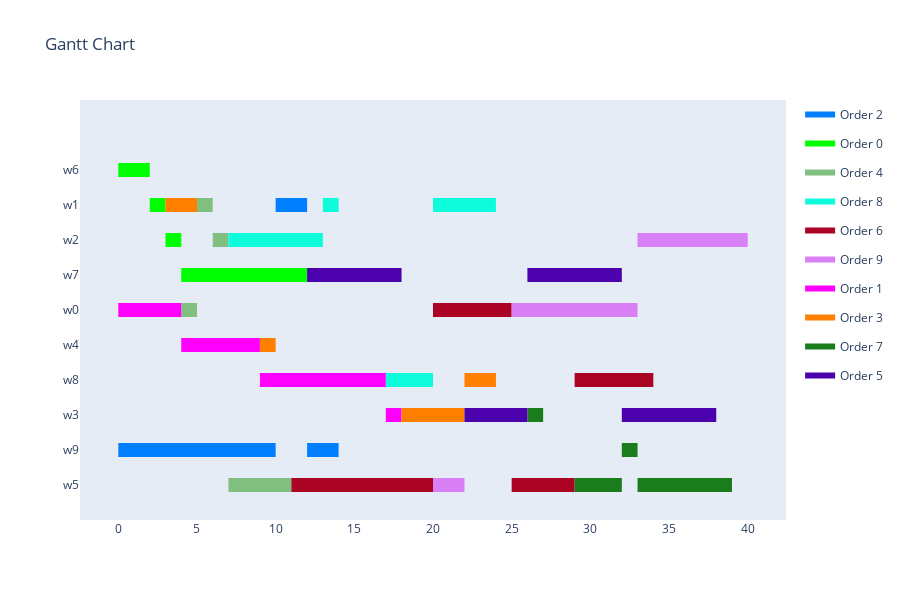

Write notebook code for a chart like this one.
### Markdown cell above
<h4>Visualize Schedule</h4>

### Code cell
visualize_schedule_demo(schedule, env, orders)

### Figure 1 — Plotly figure (JSON) as saved in the notebook; plotly's stock layout.template omitted (floating-point values rounded to 4 significant figures)
{"data": [{"fill": "toself", "fillcolor": "rgb(0, 128, 255)", "hoverinfo": "name", "legendgroup": "rgb(0, 128, 255)", "mode": "none", "name": "Order 2", "type": "scatter", "x": [10, 12, 12, 10, 10, 0, 4, 4, 0, 0, 4, 10, 10, 4, 4, 12, 14, 14, 12], "y": [7.8, 7.8, 8.2, 8.2, null, 0.8, 0.8, 1.2, 1.2, null, 0.8, 0.8, 1.2, 1.2, null, 0.8, 0.8, 1.2, 1.2]}, {"fill": "toself", "fillcolor": "rgb(0, 255, 0)", "hoverinfo": "name", "legendgroup": "rgb(0, 255, 0)", "mode": "none", "name": "Order 0", "type": "scatter", "x": [0, 2, 2, 0, 0, 2, 3, 3, 2, 2, 3, 4, 4, 3, 3, 4, 12, 12, 4], "y": [8.8, 8.8, 9.2, 9.2, null, 7.8, 7.8, 8.2, 8.2, null, 6.8, 6.8, 7.2, 7.2, null, 5.8, 5.8, 6.2, 6.2]}, {"fill": "toself", "fillcolor": "rgb(128, 191, 128)", "hoverinfo": "name", "legendgroup": "rgb(128, 191, 128)", "mode": "none", "name": "Order 4", "type": "scatter", "x": [5, 6, 6, 5, 5, 6, 7, 7, 6, 6, 4, 5, 5, 4, 4, 7, 11, 11, 7], "y": [7.8, 7.8, 8.2, 8.2, null, 6.8, 6.8, 7.2, 7.2, null, 4.8, 4.8, 5.2, 5.2, null, -0.2, -0.2, 0.2, 0.2]}, {"fill": "toself", "fillcolor": "rgb(14, 252, 219)", "hoverinfo": "name", "legendgroup": "rgb(14, 252, 219)", "mode": "none", "name": "Order 8", "type": "scatter", "x": [13, 14, 14, 13, 13, 20, 24, 24, 20, 20, 7, 13, 13, 7, 7, 17, 20, 20, 17], "y": [7.8, 7.8, 8.2, 8.2, null, 7.8, 7.8, 8.2, 8.2, null, 6.8, 6.8, 7.2, 7.2, null, 2.8, 2.8, 3.2, 3.2]}, {"fill": "toself", "fillcolor": "rgb(171, 3, 36)", "hoverinfo": "name", "legendgroup": "rgb(171, 3, 36)", "mode": "none", "name": "Order 6", "type": "scatter", "x": [20, 25, 25, 20, 20, 29, 34, 34, 29, 29, 11, 20, 20, 11, 11, 25, 29, 29, 25], "y": [4.8, 4.8, 5.2, 5.2, null, 2.8, 2.8, 3.2, 3.2, null, -0.2, -0.2, 0.2, 0.2, null, -0.2, -0.2, 0.2, 0.2]}, {"fill": "toself", "fillcolor": "rgb(217, 128, 247)", "hoverinfo": "name", "legendgroup": "rgb(217, 128, 247)", "mode": "none", "name": "Order 9", "type": "scatter", "x": [33, 35, 35, 33, 33, 35, 40, 40, 35, 35, 25, 33, 33, 25, 25, 20, 22, 22, 20], "y": [6.8, 6.8, 7.2, 7.2, null, 6.8, 6.8, 7.2, 7.2, null, 4.8, 4.8, 5.2, 5.2, null, -0.2, -0.2, 0.2, 0.2]}, {"fill": "toself", "fillcolor": "rgb(255, 0, 255)", "hoverinfo": "name", "legendgroup": "rgb(255, 0, 255)", "mode": "none", "name": "Order 1", "type": "scatter", "x": [0, 4, 4, 0, 0, 4, 9, 9, 4, 4, 9, 17, 17, 9, 9, 17, 18, 18, 17], "y": [4.8, 4.8, 5.2, 5.2, null, 3.8, 3.8, 4.2, 4.2, null, 2.8, 2.8, 3.2, 3.2, null, 1.8, 1.8, 2.2, 2.2]}, {"fill": "toself", "fillcolor": "rgb(255, 128, 0)", "hoverinfo": "name", "legendgroup": "rgb(255, 128, 0)", "mode": "none", "name": "Order 3", "type": "scatter", "x": [3, 5, 5, 3, 3, 9, 10, 10, 9, 9, 22, 24, 24, 22, 22, 18, 22, 22, 18], "y": [7.8, 7.8, 8.2, 8.2, null, 3.8, 3.8, 4.2, 4.2, null, 2.8, 2.8, 3.2, 3.2, null, 1.8, 1.8, 2.2, 2.2]}, {"fill": "toself", "fillcolor": "rgb(27, 124, 27)", "hoverinfo": "name", "legendgroup": "rgb(27, 124, 27)", "mode": "none", "name": "Order 7", "type": "scatter", "x": [26, 27, 27, 26, 26, 32, 33, 33, 32, 32, 29, 32, 32, 29, 29, 33, 39, 39, 33], "y": [1.8, 1.8, 2.2, 2.2, null, 0.8, 0.8, 1.2, 1.2, null, -0.2, -0.2, 0.2, 0.2, null, -0.2, -0.2, 0.2, 0.2]}, {"fill": "toself", "fillcolor": "rgb(75, 1, 171)", "hoverinfo": "name", "legendgroup": "rgb(75, 1, 171)", "mode": "none", "name": "Order 5", "type": "scatter", "x": [12, 18, 18, 12, 12, 26, 32, 32, 26, 26, 22, 26, 26, 22, 22, 32, 38, 38, 32], "y": [5.8, 5.8, 6.2, 6.2, null, 5.8, 5.8, 6.2, 6.2, null, 1.8, 1.8, 2.2, 2.2, null, 1.8, 1.8, 2.2, 2.2]}, {"legendgroup": "rgb(0, 128, 255)", "marker": {"color": "rgb(0, 128, 255)", "opacity": 0, "size": 1}, "mode": "markers", "name": "", "showlegend": false, "text": [null, null, null, null, null, null, null, null], "type": "scatter", "x": [10, 12, 0, 4, 4, 10, 12, 14], "y": [8, 8, 1, 1, 1, 1, 1, 1]}, {"legendgroup": "rgb(0, 255, 0)", "marker": {"color": "rgb(0, 255, 0)", "opacity": 0, "size": 1}, "mode": "markers", "name": "", "showlegend": false, "text": [null, null, null, null, null, null, null, null], "type": "scatter", "x": [0, 2, 2, 3, 3, 4, 4, 12], "y": [9, 9, 8, 8, 7, 7, 6, 6]}, {"legendgroup": "rgb(128, 191, 128)", "marker": {"color": "rgb(128, 191, 128)", "opacity": 0, "size": 1}, "mode": "markers", "name": "", "showlegend": false, "text": [null, null, null, null, null, null, null, null], "type": "scatter", "x": [5, 6, 6, 7, 4, 5, 7, 11], "y": [8, 8, 7, 7, 5, 5, 0, 0]}, {"legendgroup": "rgb(14, 252, 219)", "marker": {"color": "rgb(14, 252, 219)", "opacity": 0, "size": 1}, "mode": "markers", "name": "", "showlegend": false, "text": [null, null, null, null, null, null, null, null], "type": "scatter", "x": [13, 14, 20, 24, 7, 13, 17, 20], "y": [8, 8, 8, 8, 7, 7, 3, 3]}, {"legendgroup": "rgb(171, 3, 36)", "marker": {"color": "rgb(171, 3, 36)", "opacity": 0, "size": 1}, "mode": "markers", "name": "", "showlegend": false, "text": [null, null, null, null, null, null, null, null], "type": "scatter", "x": [20, 25, 29, 34, 11, 20, 25, 29], "y": [5, 5, 3, 3, 0, 0, 0, 0]}, {"legendgroup": "rgb(217, 128, 247)", "marker": {"color": "rgb(217, 128, 247)", "opacity": 0, "size": 1}, "mode": "markers", "name": "", "showlegend": false, "text": [null, null, null, null, null, null, null, null], "type": "scatter", "x": [33, 35, 35, 40, 25, 33, 20, 22], "y": [7, 7, 7, 7, 5, 5, 0, 0]}, {"legendgroup": "rgb(255, 0, 255)", "marker": {"color": "rgb(255, 0, 255)", "opacity": 0, "size": 1}, "mode": "markers", "name": "", "showlegend": false, "text": [null, null, null, null, null, null, null, null], "type": "scatter", "x": [0, 4, 4, 9, 9, 17, 17, 18], "y": [5, 5, 4, 4, 3, 3, 2, 2]}, {"legendgroup": "rgb(255, 128, 0)", "marker": {"color": "rgb(255, 128, 0)", "opacity": 0, "size": 1}, "mode": "markers", "name": "", "showlegend": false, "text": [null, null, null, null, null, null, null, null], "type": "scatter", "x": [3, 5, 9, 10, 22, 24, 18, 22], "y": [8, 8, 4, 4, 3, 3, 2, 2]}, {"legendgroup": "rgb(27, 124, 27)", "marker": {"color": "rgb(27, 124, 27)", "opacity": 0, "size": 1}, "mode": "markers", "name": "", "showlegend": false, "text": [null, null, null, null, null, null, null, null], "type": "scatter", "x": [26, 27, 32, 33, 29, 32, 33, 39], "y": [2, 2, 1, 1, 0, 0, 0, 0]}, {"legendgroup": "rgb(75, 1, 171)", "marker": {"color": "rgb(75, 1, 171)", "opacity": 0, "size": 1}, "mode": "markers", "name": "", "showlegend": false, "text": [null, null, null, null, null, null, null, null], "type": "scatter", "x": [12, 18, 26, 32, 22, 26, 32, 38], "y": [6, 6, 6, 6, 2, 2, 2, 2]}], "layout": {"height": 600, "hovermode": "closest", "showlegend": true, "title": {"text": "Gantt Chart"}, "xaxis": {"rangeselector": {"buttons": [{"count": 7, "label": "1w", "step": "day", "stepmode": "backward"}, {"count": 1, "label": "1m", "step": "month", "stepmode": "backward"}, {"count": 6, "label": "6m", "step": "month", "stepmode": "backward"}, {"count": 1, "label": "YTD", "step": "year", "stepmode": "todate"}, {"count": 1, "label": "1y", "step": "year", "stepmode": "backward"}, {"step": "all"}]}, "showgrid": false, "type": "linear", "zeroline": false}, "yaxis": {"autorange": false, "range": [-1, 11], "showgrid": false, "ticktext": ["w5", "w9", "w3", "w8", "w4", "w0", "w7", "w2", "w1", "w6"], "tickvals": [0, 1, 2, 3, 4, 5, 6, 7, 8, 9], "zeroline": false}}}
